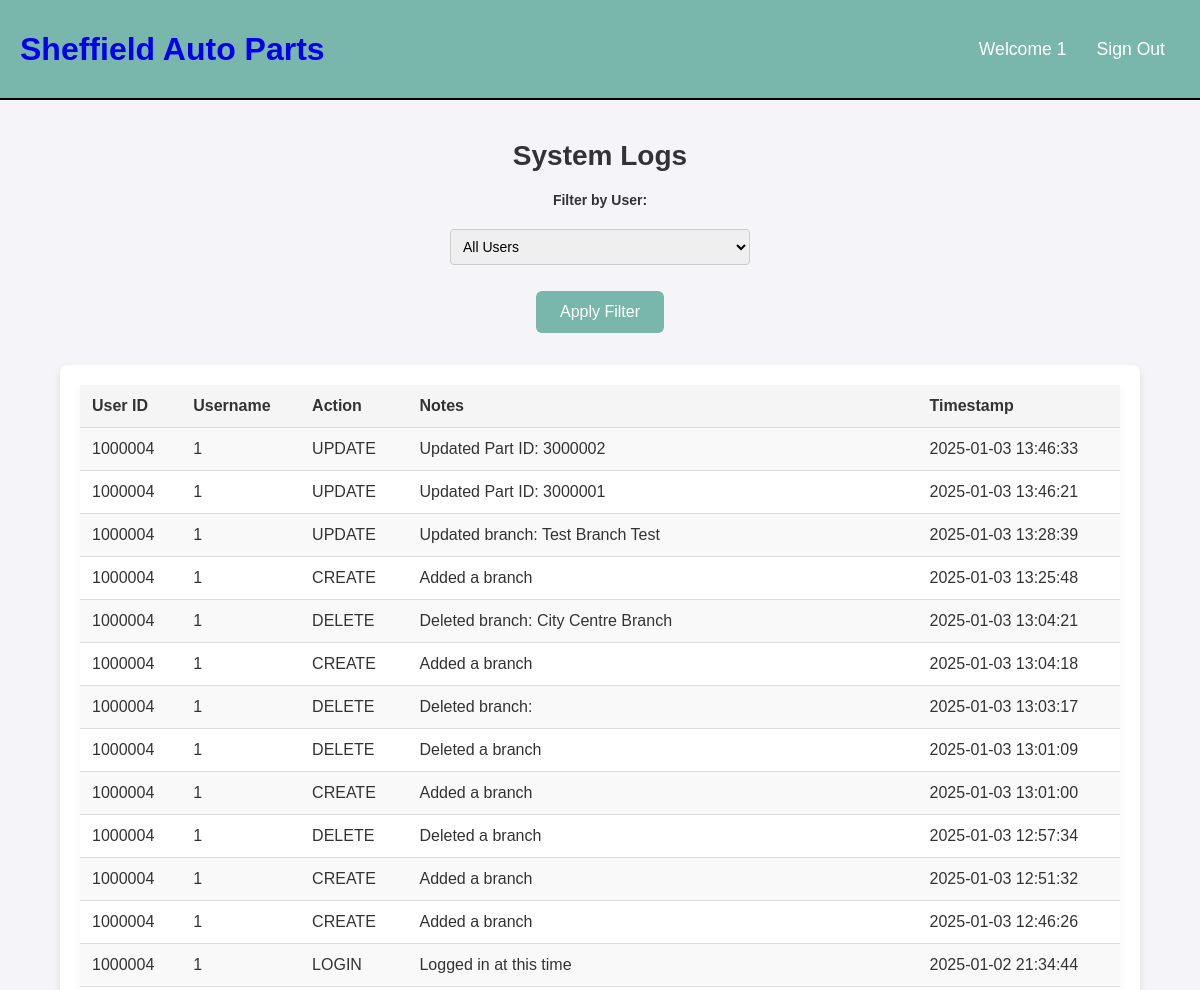
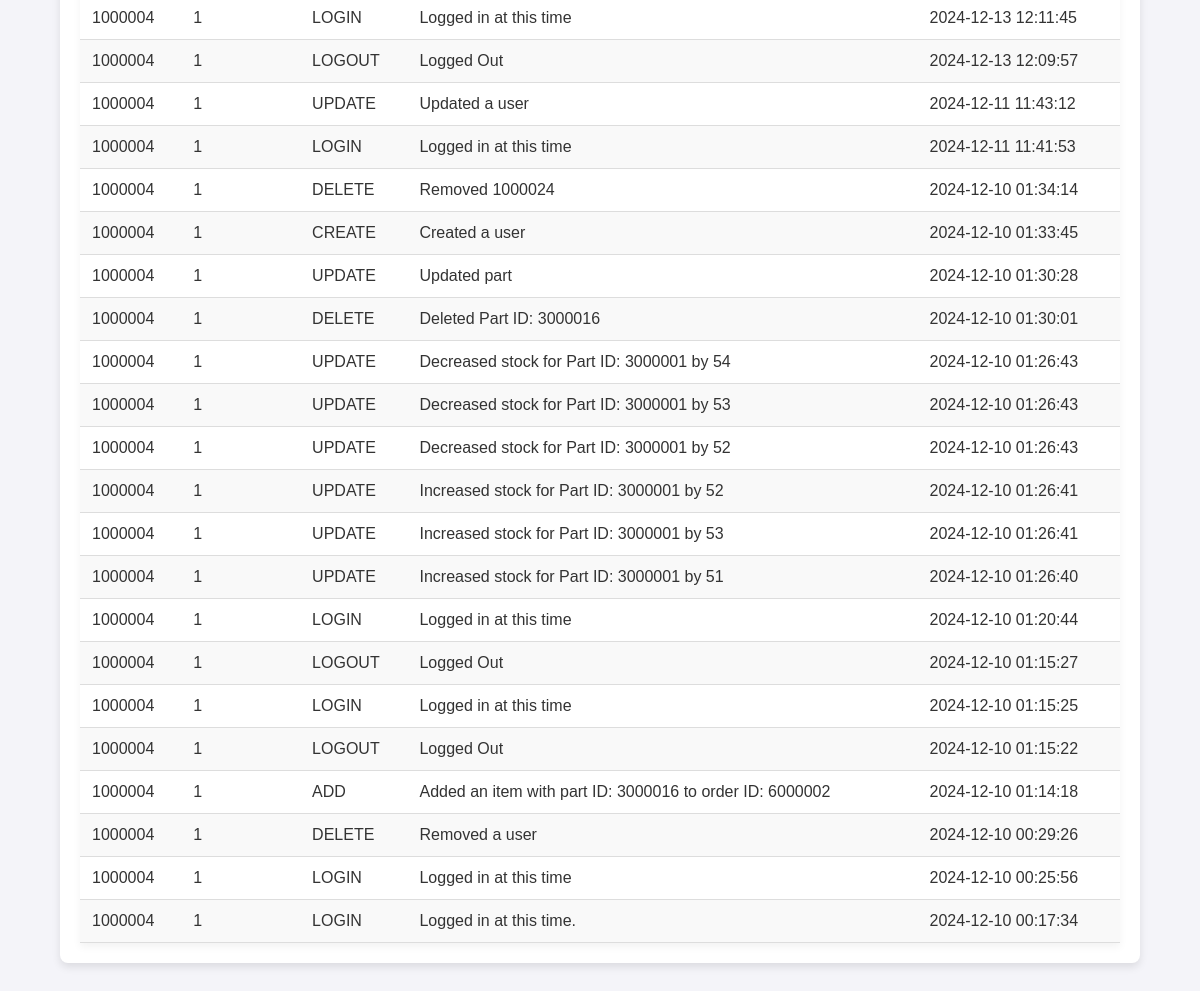
/systemlog.php (signed in), run on the app's committed database (2 pictures, top to bottom).
### tables this page shows
CREATE TABLE `users` (
  `user_id` int(11) NOT NULL,
  `username` varchar(50) NOT NULL,
  `password` varchar(255) NOT NULL,
  `email` varchar(99) NOT NULL,
  `role` varchar(20) NOT NULL,
  `active` tinyint(1) DEFAULT 1
);

CREATE TABLE `system_logs` (
  `log_id` int(11) NOT NULL,
  `log_timestamp` datetime DEFAULT current_timestamp(),
  `user_id` int(11) NOT NULL,
  `user_name` varchar(255) NOT NULL,
  `action_type` enum('CREATE','UPDATE','DELETE','LOGIN','LOGOUT','ADD','REMOVE','OTHER') NOT NULL,
  `log_description` varchar(255) NOT NULL
);

### include/functions.php (called while the page is built, shortened)
<?php
function check_login($con){
  if(isset($_SESSION['user_id'])){
    $users_id = $_SESSION['user_id'];
    $check_login_query = "SELECT * FROM users WHERE user_id = '$users_id'";
    $logged_in_result = mysqli_query($con,$check_login_query);
    if($logged_in_result && mysqli_num_rows($logged_in_result) === 1){
      $user_data = mysqli_fetch_assoc($logged_in_result);
      return $user_data;
    }
  }
}
?>

### include/init.php (called while the page is built, shortened)
<?php
include('include/connection.php');
include('include/functions.php');
$user_data = check_login($con);
?>

### systemlog.php (the view, shortened to what this page needs)
<?php
include('include/init.php');
$sql = "SELECT system_logs.log_id, system_logs.user_id, system_logs.user_name, system_logs.action_type, system_logs.log_description, system_logs.log_timestamp
        FROM system_logs
        WHERE 1";
$sql .= " ORDER BY system_logs.log_timestamp DESC";
$result = $con->query($sql);
?>
<!DOCTYPE html>
<html lang="en">
<head>
    <link rel="stylesheet" href="style/base.css">
    <link rel="stylesheet" href="style/tablelist.css">
</head>
<body>
    <?php include('include/header.php'); ?>
    <div class="page-container">
        <h2 class="page-title">System Logs</h2>
    <form method="POST" class="filter-form">
        <div class="filter-group">
            <label for="user_filter">Filter by User:</label>
            <select name="user_filter" id="user_filter">
        <option value="">All Users</option>
        </select>
    </div>
        <button type="submit" class="filter-btn">Apply Filter</button>
    </form>
        <div class="table-container">
            <table class="inventory-list">
                <thead>
                    <tr>
                        <th>User ID</th>
                        <th>Username</th>
                        <th>Action</th>
                        <th>Notes</th>
                        <th>Timestamp</th>
                    </tr>
                </thead>
                <tbody>
                    <?php
                    if ($result->num_rows > 0) {
                        while ($row = $result->fetch_assoc()) {
                            echo "<tr>";
                            echo "<td>" . htmlspecialchars($row['user_id']) . "</td>";
                            echo "<td>" . htmlspecialchars($row['user_name']) . "</td>";
                            echo "<td>" . htmlspecialchars($row['action_type']) . "</td>";
                            echo "<td>" . htmlspecialchars($row['log_description']) . "</td>";
                            echo "<td>" . htmlspecialchars($row['log_timestamp']) . "</td>";
                            echo "</tr>";
                        }
                    } else {
                        echo "<tr><td colspan='5'>No logs found.</td></tr>";
                    }
                    ?>
                </tbody>
            </table>
        </div>
    </div>
</body>
</html>

### include/header.php
<link rel="stylesheet" href="style/header.css">
<header>
  <div class="logo">
  <h1 class="logo-text">
    <a href="home.php">
      <span>Sheffield</span> Auto Parts
    </a>
  </h1>
</div>
<ul class="navbar">
  <li><a href="home.php">Welcome <?php echo htmlspecialchars($user_data['username']); ?></a></li>
  <li><a href="logout.php">Sign Out</a></li>
</ul>
</header>

### style/base.css (style rules this page uses)
* { font-family: 'Poppins', sans-serif; margin: 0; padding: 0; box-sizing: border-box; text-decoration: none; }
body { background-color: #f9f9f9; min-height: 100vh; }
.page-container { min-height: 75vh; width: 100%; background-position: center; background-size: cover; position: relative; display: flex; flex-direction: column; margin: 0 auto; padding-top: 0px; justify-content: center; align-items: center; }
.page-title { margin-top: 20px; font-size: 24px; margin-bottom: 20px; text-align: center; }

### style/tablelist.css (style rules this page uses)
* { font-family: 'Poppins', sans-serif; margin: 0; padding: 0; box-sizing: border-box; text-decoration: none; }
body { background-color: #f4f4f9; color: #333; }
.page-container { min-height: auto; width: 100%; position: relative; display: flex; flex-direction: column; padding-top: 20px; margin: 0 auto; align-items: center; }
.page-title { margin-top: 20px; margin-bottom: 20px; font-size: 28px; font-weight: 600; text-align: center; color: #333; }
.filter-group { display: flex; flex-direction: row; gap: 16px; align-items: center; }
.filter-form { display: flex; flex-direction: column; gap: 16px; width: 300px; position: relative; }
.filter-group label { font-size: 14px; font-weight: bold; color: #333; }
.filter-form select { padding: 8px; font-size: 14px; border: 1px solid #ccc; border-radius: 4px; }
.filter-btn { padding: 12px 24px; background-color: #79B7AC; color: white; border: none; border-radius: 6px; font-size: 16px; cursor: pointer; transition: background-color 0.3s ease; align-self: center; margin-top: auto; }
.table-container { background-color: #fff; width: 90%; max-width: 1600px; padding: 1.25rem; border-radius: 8px; margin: 2rem auto; box-shadow: 0 4px 8px rgba(0, 0, 0, 0.1); overflow-x: auto; }
.inventory-list { width: 100%; border-collapse: collapse; background-color: #fff; box-shadow: 0 4px 8px rgba(0, 0, 0, 0.05); }
.inventory-list thead { background-color: #f5f5f5; }
.inventory-list th, .inventory-list td { padding: 12px; text-align: left; border-bottom: 1px solid #ddd; }
.inventory-list th { font-weight: bold; background-color: #f5f5f5; color: #333; }
.inventory-list tbody tr { background-color: #fff; }
.inventory-list tbody tr:nth-child(odd) { background-color: #f9f9f9; }
.filter-group { display: flex; flex-direction: column; margin-bottom: 10px; }
.filter-group label { font-weight: bold; margin-bottom: 5px; }
.filter-group input, .filter-group select { padding: 8px; border: 1px solid #ccc; border-radius: 4px; width: 100%; }

### style/header.css (style rules this page uses)
header { background: #79B7AC; height: 100px; display: flex; justify-content: space-between; align-items: center; border-bottom: 2px solid black; color: white; padding: 0 20px; }
header .logo { max-height: 80px; display: flex; align-items: center; color: white; }
header .navbar { display: flex; align-items: center; }
header ul { margin: 20; padding: 20; list-style: none; display: flex; color: white; }
header ul li { position: relative; }
header ul li a { display: block; padding: 20px 15px; font-size: 1.1em; color: white; text-decoration: none; border-radius: 4px; }

### data on the page
users: username "1"
system_logs: user "1000004", user_name "1", action_type "UPDATE", log_description "Updated Part ID: 3000002", log_timestamp "2025-01-03 13:46:33"
system_logs: user "1000004", user_name "1", action_type "UPDATE", log_description "Updated Part ID: 3000001", log_timestamp "2025-01-03 13:46:21"
system_logs: user "1000004", user_name "1", action_type "UPDATE", log_description "Updated branch: Test Branch Test", log_timestamp "2025-01-03 13:28:39"
system_logs: user "1000004", user_name "1", action_type "CREATE", log_description "Added a branch", log_timestamp "2025-01-03 13:25:48"
system_logs: user "1000004", user_name "1", action_type "DELETE", log_description "Deleted branch: City Centre Branch", log_timestamp "2025-01-03 13:04:21"
system_logs: user "1000004", user_name "1", action_type "CREATE", log_description "Added a branch", log_timestamp "2025-01-03 13:04:18"
system_logs: user "1000004", user_name "1", action_type "DELETE", log_description "Deleted branch:", log_timestamp "2025-01-03 13:03:17"
system_logs: user "1000004", user_name "1", action_type "DELETE", log_description "Deleted a branch", log_timestamp "2025-01-03 13:01:09"
system_logs: user "1000004", user_name "1", action_type "CREATE", log_description "Added a branch", log_timestamp "2025-01-03 13:01:00"
system_logs: user "1000004", user_name "1", action_type "DELETE", log_description "Deleted a branch", log_timestamp "2025-01-03 12:57:34"
system_logs: user "1000004", user_name "1", action_type "CREATE", log_description "Added a branch", log_timestamp "2025-01-03 12:51:32"
system_logs: user "1000004", user_name "1", action_type "CREATE", log_description "Added a branch", log_timestamp "2025-01-03 12:46:26"
system_logs: user "1000004", user_name "1", action_type "LOGIN", log_description "Logged in at this time", log_timestamp "2025-01-02 21:34:44"
system_logs: user "1000004", user_name "1", action_type "LOGIN", log_description "Logged in at this time", log_timestamp "2024-12-13 12:11:45"
system_logs: user "1000004", user_name "1", action_type "LOGOUT", log_description "Logged Out", log_timestamp "2024-12-13 12:09:57"
system_logs: user "1000004", user_name "1", action_type "UPDATE", log_description "Updated a user", log_timestamp "2024-12-11 11:43:12"
system_logs: user "1000004", user_name "1", action_type "LOGIN", log_description "Logged in at this time", log_timestamp "2024-12-11 11:41:53"
system_logs: user "1000004", user_name "1", action_type "DELETE", log_description "Removed 1000024", log_timestamp "2024-12-10 01:34:14"
system_logs: user "1000004", user_name "1", action_type "CREATE", log_description "Created a user", log_timestamp "2024-12-10 01:33:45"
system_logs: user "1000004", user_name "1", action_type "UPDATE", log_description "Updated part", log_timestamp "2024-12-10 01:30:28"
system_logs: user "1000004", user_name "1", action_type "DELETE", log_description "Deleted Part ID: 3000016", log_timestamp "2024-12-10 01:30:01"
system_logs: user "1000004", user_name "1", action_type "UPDATE", log_description "Decreased stock for Part ID: 3000001 by 54", log_timestamp "2024-12-10 01:26:43"
system_logs: user "1000004", user_name "1", action_type "UPDATE", log_description "Decreased stock for Part ID: 3000001 by 53", log_timestamp "2024-12-10 01:26:43"
system_logs: user "1000004", user_name "1", action_type "UPDATE", log_description "Decreased stock for Part ID: 3000001 by 52", log_timestamp "2024-12-10 01:26:43"
system_logs: user "1000004", user_name "1", action_type "UPDATE", log_description "Increased stock for Part ID: 3000001 by 52", log_timestamp "2024-12-10 01:26:41"
system_logs: user "1000004", user_name "1", action_type "UPDATE", log_description "Increased stock for Part ID: 3000001 by 53", log_timestamp "2024-12-10 01:26:41"
system_logs: user "1000004", user_name "1", action_type "UPDATE", log_description "Increased stock for Part ID: 3000001 by 51", log_timestamp "2024-12-10 01:26:40"
system_logs: user "1000004", user_name "1", action_type "LOGIN", log_description "Logged in at this time", log_timestamp "2024-12-10 01:20:44"
system_logs: user "1000004", user_name "1", action_type "LOGOUT", log_description "Logged Out", log_timestamp "2024-12-10 01:15:27"
system_logs: user "1000004", user_name "1", action_type "LOGIN", log_description "Logged in at this time", log_timestamp "2024-12-10 01:15:25"
system_logs: user "1000004", user_name "1", action_type "LOGOUT", log_description "Logged Out", log_timestamp "2024-12-10 01:15:22"
system_logs: user "1000004", user_name "1", action_type "ADD", log_description "Added an item with part ID: 3000016 to order ID: 6000002", log_timestamp "2024-12-10 01:14:18"
system_logs: user "1000004", user_name "1", action_type "DELETE", log_description "Removed a user", log_timestamp "2024-12-10 00:29:26"
system_logs: user "1000004", user_name "1", action_type "LOGIN", log_description "Logged in at this time", log_timestamp "2024-12-10 00:25:56"
system_logs: user "1000004", user_name "1", action_type "LOGIN", log_description "Logged in at this time.", log_timestamp "2024-12-10 00:17:34"
